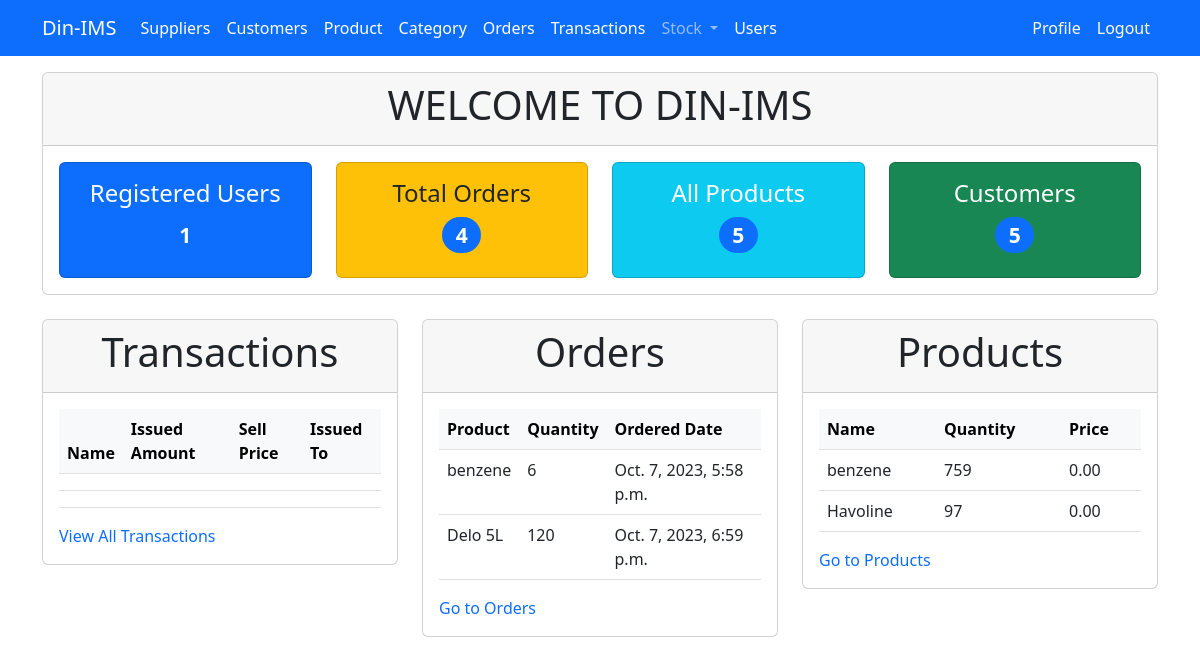
The app's page /inventory/dash/ (signed in) with its own data.
### inventory/models.py (models this page shows, shortened)
class Item(models.Model):
    name = models.CharField(max_length=120)
    amount = models.PositiveBigIntegerField(default=0)
    supplier = models.ForeignKey(Supplier,  on_delete=models.CASCADE, null=True)
    category = models.ForeignKey(Category,  on_delete=models.CASCADE, null=True)
    price = models.DecimalField(max_digits=10, decimal_places=2, default=0.00)
    created_by = models.ForeignKey(User, on_delete=models.DO_NOTHING)
    created_date = models.DateTimeField(auto_now_add=True)
    initial_amount = models.PositiveIntegerField(null=True, blank=True)
    def __str__(self):
         return self.name

class Order(models.Model):
    order_status_choices = (
        ('Loan_issue_Pending', 'Loan_issue_Pending'),
        ('Purchasing_issue_pending', 'Purchasing_issue_pending'),
        ('Issued', 'Issued')
    )
    customer = models.ForeignKey(Customer,  on_delete=models.CASCADE, null=True)
    category = models.ForeignKey(Category,  on_delete=models.CASCADE, null=True)
    name = models.ForeignKey(Item,  on_delete=models.CASCADE, null=True)
    selling_price = models.DecimalField(max_digits=10, decimal_places=2, default=0.00)
    created_by = models.ForeignKey(User, models.CASCADE, null=True)
    order_quantity = models.PositiveIntegerField(null=True)
    date = models.DateTimeField(auto_now_add=True)
    order_status= models.CharField(max_length=100, choices=order_status_choices, null=True)

### inventory/views.py (the view)
# urls.py: path("dash/", views.index, name="dash"),
@login_required
def index(request):
    orders_user = Order.objects.all()
    users = User.objects.all()[:2]
    orders_adm = Order.objects.all()[:2]
    items = Item.objects.all()[:2]
    reg_users = len(User.objects.all())
    all_items = len(Item.objects.all())
    all_orders = len(Order.objects.all())
    all_customers = len(Customer.objects.all())
    context = {
        "title": "Home",
        "orders": orders_user,
        "orders_adm": orders_adm,
        "users": users,
        "items": items,
        "count_users": reg_users,
        "count_items": all_items,
        "count_orders": all_orders,
        "count_customers":all_customers,
    }
    return render(request, "inventory/index.html", context)

### inventory/templates/inventory/index.html (shortened to what this page needs)
{% extends 'inventory/base.html' %}
{% load crispy_forms_tags %}
{% block content %}
{% if user.is_authenticated and user.is_staff and user.is_superuser %}
<div class="container my-3">
    <div class="row align-items-start">
        <div class="col-md-12">
            <div class="card ;">
                <div class="card-header">
                    <h1 class="text-center">WELCOME TO DIN-IMS </h1>
                </div>
                <div class="card-body">
                    <div class="row">
                        <div class="col-md-3">
                            <div class="card text-white bg-primary text-center p-3">
                                <h4>Registered Users</h4>
                                <h3><span class="badge bg-primary rounded-pill">{{ count_users }}</span></h3>
                            </div>
                        </div>
                        <div class="col-md-3">
                            <div class="card text-center ttext-white bg-warning  p-3">
                                <h4>Total Orders</h4>
                                <h3><span class="badge bg-primary rounded-pill">{{ count_orders }}</span></h3>
                            </div>
                        </div>
                        <div class="col-md-3">
                            <div class="card text-center text-white bg-info p-3">
                                <h4>All Products </h4>
                                <h3><span class="badge bg-primary rounded-pill">{{ count_items}}</span></h3>
                            </div>
                        </div>
                        <div class="col-md-3">
                            <div class="card text-center text-white bg-success p-3">
                                <h4>Customers </h4>
                                <h3><span class="badge bg-primary rounded-pill">{{ count_customers }}</span></h3>
                            </div>
                        </div>
                    </div>
                </div>
            </div>
        </div>
    </div>
</div>
<div class="content-section">
<div class="container my-4">
    <div class="row align-items-start">
        <div class="col-md-4">
            <div class="card">
                <div class="card-header">
                    <h1 class="text-center">Transactions</h1>
                </div>
                <div class="card-body">
                    <table class="table">
                        <thead class="table-light">
                            <tr>
                                <th scope="col">Name</th>
                                <th scope="col">Issued Amount</th>
                                <th scope="col">Sell Price</th>
                                <th scope="col">Issued To</th>
                            </tr>
                        </thead>
                        <tbody>
                            {% for item in items %}
                            <tr>
                                <td>{{ item.item }}</td>
                                <td>{{ item.issued_amount }}</td>
                                <td>{{ item.selling_price }}</td>
                                <td>{{ item.issued_to}}</td>
                            </tr>
                            {% endfor %}
                        </tbody>
                    </table>
                    <a class="nav-link text-primary active" aria-current="page" href="{% url 'issue-history' %}">View All
                        Transactions</a>
                </div>
            </div>
        </div>
        <div class="col-md-4">
            <div class="card">
                <div class="card-header">
                    <h1 class="text-center">Orders</h1>
                </div>
                <div class="card-body">
                    <table class="table">
                        <thead class="table-light">
                            <tr>
                                <th scope="col">Product</th>
                                <th scope="col">Quantity</th>
                                <th scope="col">Ordered Date</th>
                            </tr>
                        </thead>
                        <tbody>
                            {% for order in orders_adm %}
                            <tr>
                                <td>{{ order.name }}</td>
                                <td>{{ order.order_quantity }}</td>
                                <td>{{ order.date }}</td>
                            </tr>
                            {% endfor %}
                        </tbody>
                    </table>
                    <a class="nav-link text-primary active" aria-current="page" href="{% url 'orders' %}">Go to
                        Orders</a>
                </div>
            </div>
        </div>
        <div class="col-md-4">
            <div class="card">
                <div class="card-header">
                    <h1 class="text-center">Products</h1>
                </div>
                <div class="card-body">
                    <table class="table">
                        <thead class="table-light">
                            <tr>
                                <th scope="col">Name</th>
                                <th scope="col">Quantity</th>
                                <th scope="col">Price</th>
                            </tr>
                        </thead>
                        <tbody>
                            {% for item in items %}
                            <tr>
                                <td>{{ item.name }}</td>
                                <td>{{ item.amount }}</td>
                                <td>{{ item.price }}</td>
                            </tr>
                            {% endfor %}
                        </tbody>
                    </table>
                    <a class="nav-link text-primary active" aria-current="page" href="{% url 'all-items' %}">Go to
                        Products</a>
                </div>
            </div>
        </div>
    </div>
</div>
</div>
{% endif %}
{% endblock %}

### records on screen
Item: name "benzene", amount "759", price "0.00"
Item: name "Havoline", amount "97", price "0.00"
Order: name "benzene", order_quantity "6", date "Oct. 7, 2023, 5:58 p.m."
Order: name "Delo 5L", order_quantity "120", date "Oct. 7, 2023, 6:59 p.m."

### other values on screen
{{ count_users }} "1"
{{ count_orders }} "4"
{{ count_items }} "5"
{{ count_customers }} "5"
